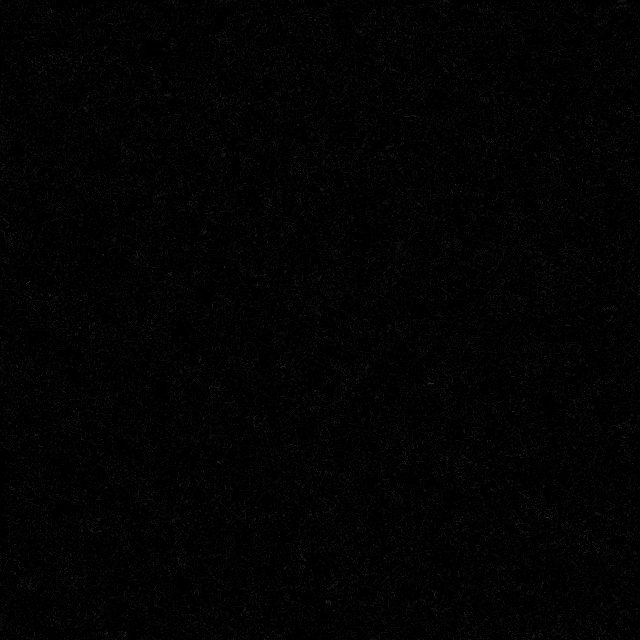
#> input picture uploads/filters/add_better_noise.png, 640 x 640 px
$ python -i filters.py   (imports and definitions only)   (older library calls are emulated)
#> lines starting #> are read from the running program, lines starting #| are printed output that depends on the picture
from PIL import Image, ImageChops, ImageEnhance, ImageOps, ImageMath, ImageFilter, ImageDraw

from polardroid import settings

#filter_path = "%s%s" % settings.MEDIA_ROOT, "filters/"
filter_path = '/home/lucas/django/polardroid/uploads/filters/'
R,G,B = (0,1,2)
size = (640,640)

# [10 lines left out: function add_image, not called in this run]

def multiply_image(img, file, amount=1.0):
	path = "%s%s" % (filter_path, file)
	filterImg = Image.open(path)

	if (amount != 1.0):
		filterImg = ImageChops.add(filterImg, ImageChops.constant(filterImg, (1-amount)*255).convert("RGB"))

	return ImageChops.multiply(filterImg, img)

def apply_vignette(img, amount=1.0):
	return multiply_image(img, "vignette.png", amount)

def contrast(img, amount=1.3):
	enhancer = ImageEnhance.Contrast(img)
	return enhancer.enhance(amount)

def color(img, amount=1.3):
	enhancer = ImageEnhance.Color(img)
	return enhancer.enhance(amount)


def brightness(img, amount=1.3):
	enhancer = ImageEnhance.Brightness(img)
	return enhancer.enhance(amount)

# [31 lines left out: functions lomo, bw, bw2, agfa, not called in this run]

def overlay_helper(a,b):
	mask = b.point(lambda i: i < 128 and 255)
	dark = ImageMath.eval("2 * B * L / 255", L=a, B=b).convert('L')
	light = ImageMath.eval("255 - 2 * (255 - B) * (255 - L) / 255", L=a, B=b).convert('L')
	return Image.composite(dark, light, mask)

def overlay_blend(a, b, amount=1.0):
	a.load()
	b.load()
	ra,ga,ba = a.split()
	rb,gb,bb = b.split()

	rc = overlay_helper(ra,rb)
	gc = overlay_helper(ga,gb)
	bc = overlay_helper(ba,bb)

	result = Image.merge("RGB", (rc, gc, bc))
	if (amount != 1.0):
		result = Image.blend(a, result, amount)

	return result

# [21 lines left out: function army, not called in this run]

def cyan_glow(img):
	glow = img.filter(ImageFilter.BLUR).filter(ImageFilter.BLUR)
	glow = brightness(glow, 1.25)
	result = Image.blend(overlay_blend(glow, img), img, 0.3)

	# Tint Cyan
	r = ImageChops.constant(img, 64)
	g = ImageChops.constant(img, 255)
	b = ImageChops.constant(img, 255)
	cyan = Image.merge("RGB",(r,g,b))
	result = Image.blend(overlay_blend(cyan, result), result, 0.8)
	result = apply_vignette(result, 0.5)
	return result

# [53 lines left out: functions oldie, halftone, not called in this run]


>>> from PIL import Image
>>> picture = Image.open('../uploads/filters/add_better_noise.png')
#> picture is the input picture: PIL image 640x640 RGB; min 0, max 55, mean 2.6
>>> result = cyan_glow(picture)
#> in cyan_glow, `glow = img.filter(ImageFilter.BLUR).filter(ImageFilter.BLUR)`:
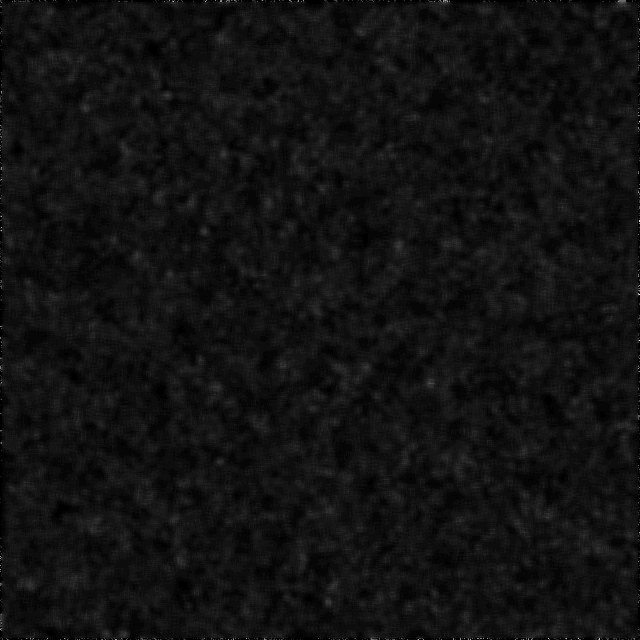
#> glow: PIL image 640x640 RGB; min 0, max 38, mean 2.7; drawn with min black and max white
#> in overlay_helper, `mask = b.point(lambda i: i < 128 and 255)`: mask: PIL image 640x640 L; every value is 255
#> in overlay_helper, `light = ImageMath.eval("255 - 2 * (255 - B) * (255 - L) / 255", L=a, B..`: light: PIL image 640x640 L; every value is 0
#> in cyan_glow, `r = ImageChops.constant(img, 64)`: r: PIL image 640x640 L; every value is 64
#> in cyan_glow, `cyan = Image.merge("RGB",(r,g,b))`:
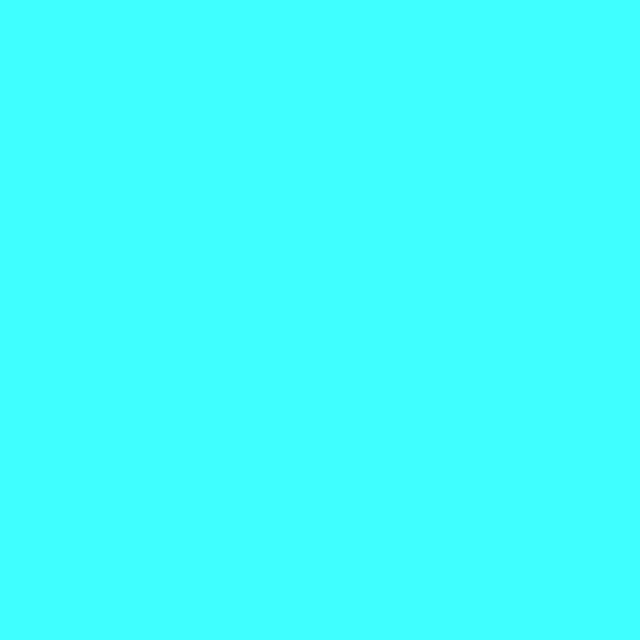
#> cyan: PIL image 640x640 RGB; mean R, G, B 64, 255, 255
#> (the run stopped early here; a loop or call above may not have finished)

$ run again, on uploads/filters/add_noise_gradient_2.png
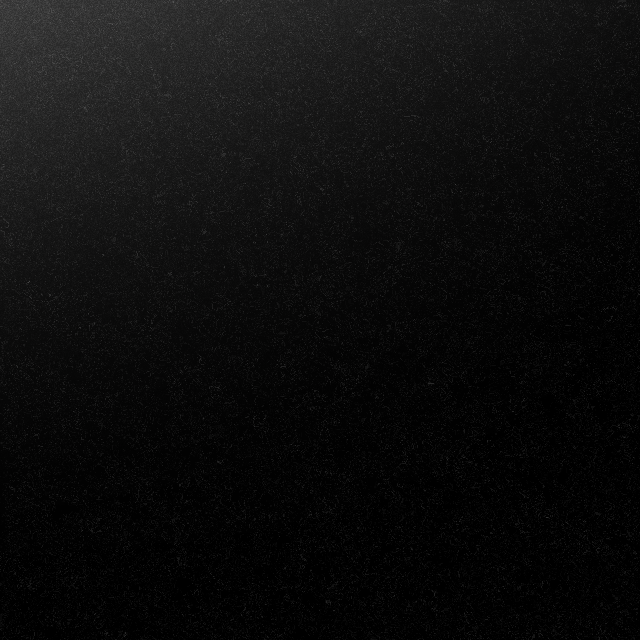
#> input picture uploads/filters/add_noise_gradient_2.png, 640 x 640 px
#> picture is the input picture: PIL image 640x640 RGB; mean R, G, B 12.8, 12.8, 12.8
#> mask: PIL image 640x640 L; every value is 255
#> r: PIL image 640x640 L; every value is 64
#> in overlay_helper (call 4), `dark = ImageMath.eval("2 * B * L / 255", L=a, B=b).convert('L')`:
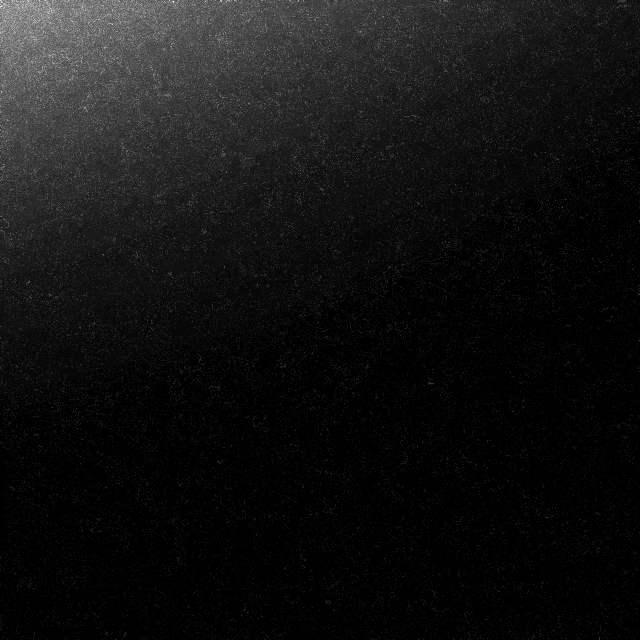
#> dark: PIL image 640x640 L; min 0, max 35, mean 2.5; drawn with min black and max white
#> light: PIL image 640x640 L; every value is 0
#> in overlay_blend (call 2), `result = Image.merge("RGB", (rc, gc, bc))`:
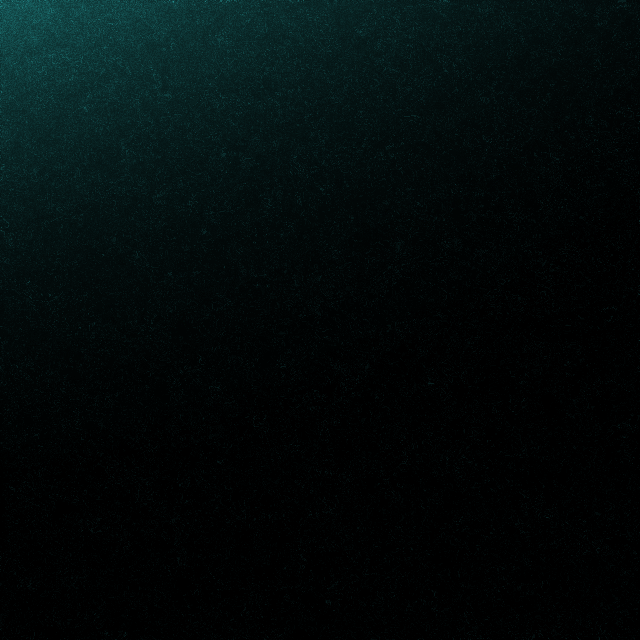
#> result: PIL image 640x640 RGB; mean R, G, B 2.5, 10.8, 10.8
